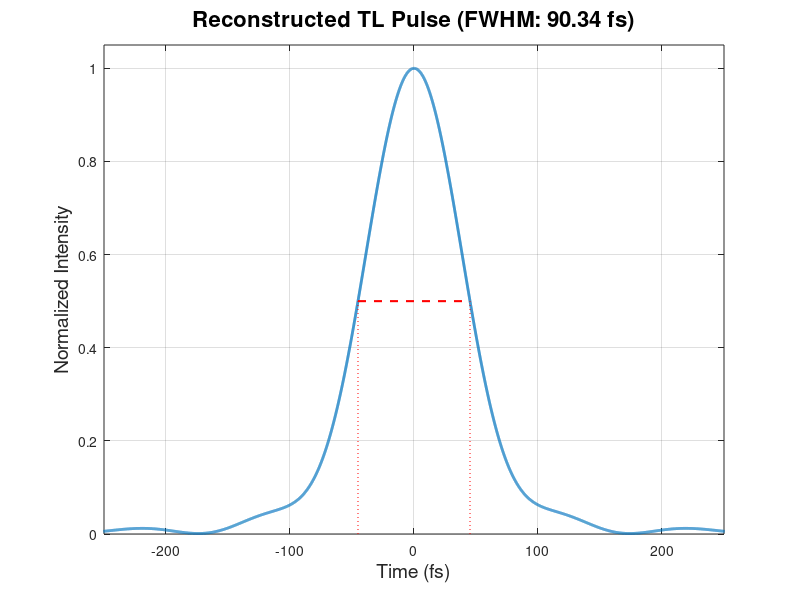

Write the MATLAB code that produced this figure.
clear; close all; clc;
%% Inverse Fourier Transform for Pulse Reconstruction (Corrected for 2*pi scaling)
% --- 1. Load and Convert Data ---
load("data.mat")

c = 299792458; % Speed of light (m/s)

% Your Input Data (Wavelength in nm, Spectrum is REAL Intensity)
wavelength_nm = wavelengths_nm; % Example: Your input vector in nm
I_spectrum_meas = abs(y_pixels - max(y_pixels));

% --- 2. USER INPUT: DESIRED TIME DOMAIN CONTROL ---
N_eff = 2^20;        % The desired number of points for the IFFT (controls T_total length)

fprintf('\n--- Input Parameters ---\n');
fprintf('FFT Points (N): %d\n', N_eff);

% --- 3. CONVERSION AND RESAMPLING TO UNIFORM FREQUENCY GRID ---

% 3.1. Convert Wavelength to non-uniform Frequency (Hz)
wavelength_m = wavelength_nm * 1e-9;
nu_Hz = c ./ wavelength_m; 
E_nu_TL_non_uniform = sqrt(I_spectrum_meas); % Transform-Limited E-field (Amplitude)

% 3.2. Define the new, UNIFORM Frequency Grid
% Sort in ascending frequency order
[nu_Hz, sortIdx] = sort(nu_Hz);
E_nu_TL_non_uniform = E_nu_TL_non_uniform(sortIdx);

% Determine the step size for the uniform grid (use the original number of points over the span)
nu_span = nu_Hz(end) - nu_Hz(1);
dnu_uniform = nu_span / (length(nu_Hz) - 1); 

% Create the new uniform grid spanning the original data range
nu_uniform_grid = linspace(nu_Hz(1),nu_Hz(end),2^10);%nu_Hz(1) : dnu_uniform : nu_Hz(end);

% 3.3. Resample the spectrum onto the uniform grid
% Use 'linear' interpolation, setting values outside the range to zero (0).
% Transpose to column vector (required for subsequent operations)
E_nu_resampled = interp1(nu_Hz, E_nu_TL_non_uniform, nu_uniform_grid, 'linear', 0).'; 

% --- 4. PARAMETER CALCULATION (Driven by Uniform Grid) ---

% 4.1. Calculate the IFFT Total Time Range (T_total)
% T_total is dictated by the uniform frequency step: T_total = 1 / Delta_nu_eff
Delta_nu_eff = nu_uniform_grid(2) - nu_uniform_grid(1);
T_total = 1 / Delta_nu_eff; 

% 4.2. Calculate the resulting Time Step (dt)
dt_actual = T_total / N_eff; 

fprintf('Resampled Frequency Step (Delta nu): %.2f GHz\n', Delta_nu_eff / 1e9);
fprintf('Total Time Range (T_total): %.2f fs\n', T_total * 1e15);
fprintf('Calculated Time Step (dt): %.2e fs\n', dt_actual * 1e15);

% --- 5. CENTERING AND PADDING ---

N_resampled = length(E_nu_resampled);

% 5.1. Center the spectrum (moves carrier to the center of the vector)
% E_shifted = ifftshift(E_nu_resampled);

% 5.2. Apply Padding and Un-shift
N_shift = floor((N_eff - N_resampled) / 2); 
E_padded_centered = [zeros(N_shift, 1); E_nu_resampled; zeros(N_eff - N_resampled - N_shift, 1)];
E_IFFT_input = ifftshift(E_padded_centered); % Un-shift for IFFT (low frequency at index 1)

% --- 6. EXECUTE INVERSE FAST FOURIER TRANSFORM (IFFT) ---
E_t = fft(E_IFFT_input); 
E_t = fftshift(E_t);
% --- 7. TIME VECTOR CONSTRUCTION AND ANALYSIS ---

t_raw = (0:N_eff-1)' * dt_actual;
t_shifted = t_raw - T_total/2; % Center the time axis around zero

I_t = abs(E_t).^2;
I_t_norm = I_t / max(I_t);

% Calculate FWHM
[I_peak, idx_peak] = max(I_t_norm);
half_max = 0.5 * I_peak; % Use 0.5 * actual peak value

% --- Robust FWHM Calculation using Two-Point Linear Interpolation ---
if I_peak < half_max
    warning('Pulse peak is below half-maximum. FWHM calculation aborted.');
    FWHM = NaN; t1 = NaN; t2 = NaN;
else
    % --- Find t1 (Leading Edge) ---
    I_before = I_t_norm(1:idx_peak);
    t_before = t_shifted(1:idx_peak);
    
    idx_start_t1 = find(I_before <= half_max, 1, 'last'); % Point <= 0.5
    idx_end_t1 = find(I_before >= half_max, 1, 'first');  % Point >= 0.5
    
    if isempty(idx_start_t1) || isempty(idx_end_t1)
        warning('Cannot reliably find leading edge (t1) points.');
        t1 = NaN;
    else
        % Use the two surrounding points for linear interpolation
        t1_indices = [idx_start_t1, idx_end_t1];
        I_segment_t1 = I_before(t1_indices);
        t_segment_t1 = t_before(t1_indices);
        
        [I_unique_t1, unique_idx_t1] = unique(I_segment_t1);
        t1 = interp1(I_unique_t1, t_segment_t1(unique_idx_t1), half_max, 'linear');
    end

    % --- Find t2 (Trailing Edge) ---
    I_after = I_t_norm(idx_peak:end);
    t_after = t_shifted(idx_peak:end);

    idx_start_t2 = find(I_after >= half_max, 1, 'last');  % Point >= 0.5
    idx_end_t2 = find(I_after <= half_max, 1, 'first');   % Point <= 0.5

    if isempty(idx_start_t2) || isempty(idx_end_t2)
        warning('Cannot reliably find trailing edge (t2) points.');
        t2 = NaN;
    else
        % Use the two surrounding points for linear interpolation
        t2_indices = [idx_start_t2, idx_end_t2];
        I_segment_t2 = I_after(t2_indices);
        t_segment_t2 = t_after(t2_indices);

        [I_unique_t2, unique_idx_t2] = unique(I_segment_t2);
        t2 = interp1(I_unique_t2, t_segment_t2(unique_idx_t2), half_max, 'linear');
    end
    
    FWHM = t2 - t1;
end 

fprintf('Calculated FWHM Duration: %.2f fs\n', FWHM * 1e15);

% --- 8. PLOTTING ---
figure;
plot(t_shifted * 1e15, I_t_norm, 'LineWidth', 2);
hold on;
% Plot the FWHM line
if ~isnan(FWHM)
    plot([t1 t2] * 1e15, [half_max half_max], 'r--', 'LineWidth', 1.5);
    plot([t1 t1] * 1e15, [0 half_max], 'r:');
    plot([t2 t2] * 1e15, [0 half_max], 'r:');
end
hold off;

xlabel('Time (fs)', 'FontSize', 14);
ylabel('Normalized Intensity', 'FontSize', 14);
title(['Reconstructed TL Pulse (FWHM: ' num2str(FWHM*1e15, '%.2f') ' fs)'], 'FontSize', 16);
grid on;
axis([min(t_shifted)*1e15 max(t_shifted)*1e15 0 1.05]); % Set y-axis limit
xlim([-250,250])